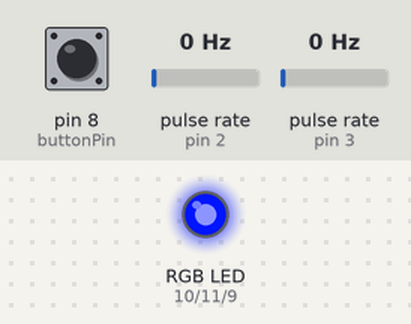
A sketch run on a simulated Arduino Uno, built with avr-gcc and run on an emulated ATmega328P. On the bench: an RGB LED mixed from three pins (HIGH = lit). Wiring (inferred from the names in the program): 2 × pulse sensor: data pin 2 / data pin 3. The inputs (shaded band) are chosen by the test bench; at power-on: pin 8 (buttonPin) LOW, pulse rate (sensors on pin 2, pin 3) 0 Hz. What the sketch prints to the serial monitor is not drawn.

Above: at 0.1 s.
Timing chart, 0 to 1.6 s (numbered marks = the images above):
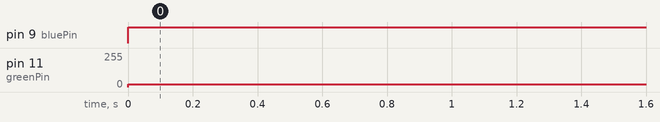

Measured:
- by itself, pin 9 (bluePin): LOW → HIGH at 0.00 s
- by itself, pin 11 (greenPin): 0/255 → 21/255 at 0.00 s

The sketch:

Encoder.ino
```cpp
int encoderPin1 = 2;
int encoderPin2 = 3;

// these LEDs are in forward voltage when output is LOW
int redPin = 10;
int bluePin = 9;
int greenPin = 11;

int buttonPin = 8;
int buttonValue = 0;

volatile int lastEncoded = 0;
volatile long encoderValue = 0;

long lastencoderValue = 0;

void setup() {
  // put your setup code here, to run once:
  Serial.begin(9600);

  pinMode(encoderPin1, INPUT);
  pinMode(encoderPin2, INPUT);

  pinMode(buttonPin, INPUT);

  digitalWrite(encoderPin1, HIGH);
  digitalWrite(encoderPin2, HIGH);

  attachInterrupt(0, updateEncoder, CHANGE);
  attachInterrupt(1, updateEncoder, CHANGE);

}

void loop() {
  // put your main code here, to run repeatedly:
  setColor(255, 234, 0);
  delay(250);
  buttonValue = digitalRead(buttonPin);
  Serial.println(buttonValue);
}

void setColors() {
   setColor(0, 0, 0);  // rgb all on
}

void setColor(int red, int green, int blue){
  int redValue = 255 - red;
  int greenValue = 255 - green;
  int blueValue = 255 - blue;
  analogWrite(redPin, redValue);
  analogWrite(greenPin, greenValue);
  analogWrite(bluePin, blueValue);
}

void updateEncoder(){
  int MSB = digitalRead(encoderPin1);
  int LSB = digitalRead(encoderPin2);

  int encoded = (MSB << 1) | LSB;
  int sum = (lastEncoded << 2) | encoded;

  if(sum == 0b1101 || sum == 0b0100 || sum == 0b1011 || sum == 0b0010) {
    encoderValue++;
  }
  if(sum == 0b1000 || sum == 0b0001 || sum == 0b1110 || sum == 0b0111) {
    encoderValue--;
  }
  Serial.println(encoderValue);
  lastEncoded = encoded;
}
```
